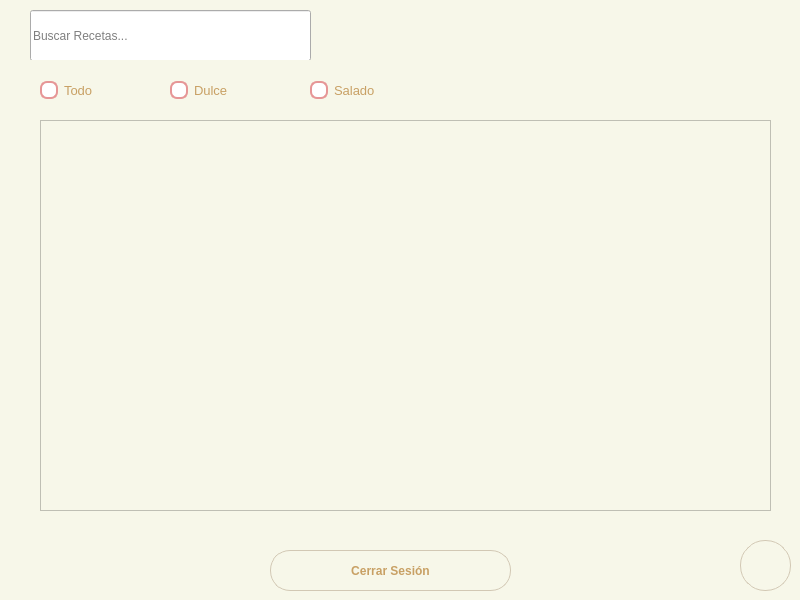
<?xml version="1.0" encoding="UTF-8"?>
<ui version="4.0">
 <class>MainWindow</class>
 <widget class="QMainWindow" name="MainWindow">
  <property name="geometry">
   <rect>
    <x>0</x>
    <y>0</y>
    <width>800</width>
    <height>600</height>
   </rect>
  </property>
  <property name="minimumSize">
   <size>
    <width>0</width>
    <height>36</height>
   </size>
  </property>
  <property name="palette">
   <palette>
    <active>
     <colorrole role="WindowText">
      <brush brushstyle="SolidPattern">
       <color alpha="255">
        <red>0</red>
        <green>0</green>
        <blue>0</blue>
       </color>
      </brush>
     </colorrole>
     <colorrole role="Button">
      <brush brushstyle="SolidPattern">
       <color alpha="255">
        <red>240</red>
        <green>255</green>
        <blue>253</blue>
       </color>
      </brush>
     </colorrole>
     <colorrole role="Light">
      <brush brushstyle="SolidPattern">
       <color alpha="255">
        <red>255</red>
        <green>255</green>
        <blue>255</blue>
       </color>
      </brush>
     </colorrole>
     <colorrole role="Midlight">
      <brush brushstyle="SolidPattern">
       <color alpha="255">
        <red>247</red>
        <green>255</green>
        <blue>254</blue>
       </color>
      </brush>
     </colorrole>
     <colorrole role="Dark">
      <brush brushstyle="SolidPattern">
       <color alpha="255">
        <red>120</red>
        <green>127</green>
        <blue>126</blue>
       </color>
      </brush>
     </colorrole>
     <colorrole role="Mid">
      <brush brushstyle="SolidPattern">
       <color alpha="255">
        <red>160</red>
        <green>170</green>
        <blue>169</blue>
       </color>
      </brush>
     </colorrole>
     <colorrole role="Text">
      <brush brushstyle="SolidPattern">
       <color alpha="255">
        <red>0</red>
        <green>0</green>
        <blue>0</blue>
       </color>
      </brush>
     </colorrole>
     <colorrole role="BrightText">
      <brush brushstyle="SolidPattern">
       <color alpha="255">
        <red>255</red>
        <green>255</green>
        <blue>255</blue>
       </color>
      </brush>
     </colorrole>
     <colorrole role="ButtonText">
      <brush brushstyle="SolidPattern">
       <color alpha="255">
        <red>0</red>
        <green>0</green>
        <blue>0</blue>
       </color>
      </brush>
     </colorrole>
     <colorrole role="Base">
      <brush brushstyle="SolidPattern">
       <color alpha="255">
        <red>255</red>
        <green>255</green>
        <blue>255</blue>
       </color>
      </brush>
     </colorrole>
     <colorrole role="Window">
      <brush brushstyle="SolidPattern">
       <color alpha="255">
        <red>240</red>
        <green>255</green>
        <blue>253</blue>
       </color>
      </brush>
     </colorrole>
     <colorrole role="Shadow">
      <brush brushstyle="SolidPattern">
       <color alpha="255">
        <red>0</red>
        <green>0</green>
        <blue>0</blue>
       </color>
      </brush>
     </colorrole>
     <colorrole role="Link">
      <brush brushstyle="SolidPattern">
       <color alpha="255">
        <red>157</red>
        <green>159</green>
        <blue>255</blue>
       </color>
      </brush>
     </colorrole>
     <colorrole role="AlternateBase">
      <brush brushstyle="SolidPattern">
       <color alpha="255">
        <red>247</red>
        <green>255</green>
        <blue>254</blue>
       </color>
      </brush>
     </colorrole>
     <colorrole role="ToolTipBase">
      <brush brushstyle="SolidPattern">
       <color alpha="255">
        <red>255</red>
        <green>255</green>
        <blue>220</blue>
       </color>
      </brush>
     </colorrole>
     <colorrole role="ToolTipText">
      <brush brushstyle="SolidPattern">
       <color alpha="255">
        <red>0</red>
        <green>0</green>
        <blue>0</blue>
       </color>
      </brush>
     </colorrole>
    </active>
    <inactive>
     <colorrole role="WindowText">
      <brush brushstyle="SolidPattern">
       <color alpha="255">
        <red>0</red>
        <green>0</green>
        <blue>0</blue>
       </color>
      </brush>
     </colorrole>
     <colorrole role="Button">
      <brush brushstyle="SolidPattern">
       <color alpha="255">
        <red>240</red>
        <green>255</green>
        <blue>253</blue>
       </color>
      </brush>
     </colorrole>
     <colorrole role="Light">
      <brush brushstyle="SolidPattern">
       <color alpha="255">
        <red>255</red>
        <green>255</green>
        <blue>255</blue>
       </color>
      </brush>
     </colorrole>
     <colorrole role="Midlight">
      <brush brushstyle="SolidPattern">
       <color alpha="255">
        <red>247</red>
        <green>255</green>
        <blue>254</blue>
       </color>
      </brush>
     </colorrole>
     <colorrole role="Dark">
      <brush brushstyle="SolidPattern">
       <color alpha="255">
        <red>120</red>
        <green>127</green>
        <blue>126</blue>
       </color>
      </brush>
     </colorrole>
     <colorrole role="Mid">
      <brush brushstyle="SolidPattern">
       <color alpha="255">
        <red>160</red>
        <green>170</green>
        <blue>169</blue>
       </color>
      </brush>
     </colorrole>
     <colorrole role="Text">
      <brush brushstyle="SolidPattern">
       <color alpha="255">
        <red>0</red>
        <green>0</green>
        <blue>0</blue>
       </color>
      </brush>
     </colorrole>
     <colorrole role="BrightText">
      <brush brushstyle="SolidPattern">
       <color alpha="255">
        <red>255</red>
        <green>255</green>
        <blue>255</blue>
       </color>
      </brush>
     </colorrole>
     <colorrole role="ButtonText">
      <brush brushstyle="SolidPattern">
       <color alpha="255">
        <red>0</red>
        <green>0</green>
        <blue>0</blue>
       </color>
      </brush>
     </colorrole>
     <colorrole role="Base">
      <brush brushstyle="SolidPattern">
       <color alpha="255">
        <red>255</red>
        <green>255</green>
        <blue>255</blue>
       </color>
      </brush>
     </colorrole>
     <colorrole role="Window">
      <brush brushstyle="SolidPattern">
       <color alpha="255">
        <red>240</red>
        <green>255</green>
        <blue>253</blue>
       </color>
      </brush>
     </colorrole>
     <colorrole role="Shadow">
      <brush brushstyle="SolidPattern">
       <color alpha="255">
        <red>0</red>
        <green>0</green>
        <blue>0</blue>
       </color>
      </brush>
     </colorrole>
     <colorrole role="Link">
      <brush brushstyle="SolidPattern">
       <color alpha="255">
        <red>157</red>
        <green>159</green>
        <blue>255</blue>
       </color>
      </brush>
     </colorrole>
     <colorrole role="AlternateBase">
      <brush brushstyle="SolidPattern">
       <color alpha="255">
        <red>247</red>
        <green>255</green>
        <blue>254</blue>
       </color>
      </brush>
     </colorrole>
     <colorrole role="ToolTipBase">
      <brush brushstyle="SolidPattern">
       <color alpha="255">
        <red>255</red>
        <green>255</green>
        <blue>220</blue>
       </color>
      </brush>
     </colorrole>
     <colorrole role="ToolTipText">
      <brush brushstyle="SolidPattern">
       <color alpha="255">
        <red>0</red>
        <green>0</green>
        <blue>0</blue>
       </color>
      </brush>
     </colorrole>
    </inactive>
    <disabled>
     <colorrole role="WindowText">
      <brush brushstyle="SolidPattern">
       <color alpha="255">
        <red>120</red>
        <green>127</green>
        <blue>126</blue>
       </color>
      </brush>
     </colorrole>
     <colorrole role="Button">
      <brush brushstyle="SolidPattern">
       <color alpha="255">
        <red>240</red>
        <green>255</green>
        <blue>253</blue>
       </color>
      </brush>
     </colorrole>
     <colorrole role="Light">
      <brush brushstyle="SolidPattern">
       <color alpha="255">
        <red>255</red>
        <green>255</green>
        <blue>255</blue>
       </color>
      </brush>
     </colorrole>
     <colorrole role="Midlight">
      <brush brushstyle="SolidPattern">
       <color alpha="255">
        <red>247</red>
        <green>255</green>
        <blue>254</blue>
       </color>
      </brush>
     </colorrole>
     <colorrole role="Dark">
      <brush brushstyle="SolidPattern">
       <color alpha="255">
        <red>120</red>
        <green>127</green>
        <blue>126</blue>
       </color>
      </brush>
     </colorrole>
     <colorrole role="Mid">
      <brush brushstyle="SolidPattern">
       <color alpha="255">
        <red>160</red>
        <green>170</green>
        <blue>169</blue>
       </color>
      </brush>
     </colorrole>
     <colorrole role="Text">
      <brush brushstyle="SolidPattern">
       <color alpha="255">
        <red>120</red>
        <green>127</green>
        <blue>126</blue>
       </color>
      </brush>
     </colorrole>
     <colorrole role="BrightText">
      <brush brushstyle="SolidPattern">
       <color alpha="255">
        <red>255</red>
        <green>255</green>
        <blue>255</blue>
       </color>
      </brush>
     </colorrole>
     <colorrole role="ButtonText">
      <brush brushstyle="SolidPattern">
       <color alpha="255">
        <red>120</red>
        <green>127</green>
        <blue>126</blue>
       </color>
      </brush>
     </colorrole>
     <colorrole role="Base">
      <brush brushstyle="SolidPattern">
       <color alpha="255">
        <red>240</red>
        <green>255</green>
        <blue>253</blue>
       </color>
      </brush>
     </colorrole>
     <colorrole role="Window">
      <brush brushstyle="SolidPattern">
       <color alpha="255">
        <red>240</red>
        <green>255</green>
        <blue>253</blue>
       </color>
      </brush>
     </colorrole>
     <colorrole role="Shadow">
      <brush brushstyle="SolidPattern">
       <color alpha="255">
        <red>0</red>
        <green>0</green>
        <blue>0</blue>
       </color>
      </brush>
     </colorrole>
     <colorrole role="Link">
      <brush brushstyle="SolidPattern">
       <color alpha="255">
        <red>157</red>
        <green>159</green>
        <blue>255</blue>
       </color>
      </brush>
     </colorrole>
     <colorrole role="AlternateBase">
      <brush brushstyle="SolidPattern">
       <color alpha="255">
        <red>240</red>
        <green>255</green>
        <blue>253</blue>
       </color>
      </brush>
     </colorrole>
     <colorrole role="ToolTipBase">
      <brush brushstyle="SolidPattern">
       <color alpha="255">
        <red>255</red>
        <green>255</green>
        <blue>220</blue>
       </color>
      </brush>
     </colorrole>
     <colorrole role="ToolTipText">
      <brush brushstyle="SolidPattern">
       <color alpha="255">
        <red>0</red>
        <green>0</green>
        <blue>0</blue>
       </color>
      </brush>
     </colorrole>
    </disabled>
   </palette>
  </property>
  <property name="windowTitle">
   <string>MainWindow</string>
  </property>
  <widget class="QWidget" name="centralwidget">
   <layout class="QHBoxLayout" name="horizontalLayout">
    <property name="leftMargin">
     <number>0</number>
    </property>
    <property name="topMargin">
     <number>0</number>
    </property>
    <property name="rightMargin">
     <number>0</number>
    </property>
    <property name="bottomMargin">
     <number>0</number>
    </property>
    <item>
     <widget class="QFrame" name="frame">
      <property name="styleSheet">
       <string notr="true">QWidget {
	background-color: rgb(247, 247, 233)
    background-image: url(:/imagenes/fondo.png);
    background-repeat: no-repeat;
    background-position: center;
    background-attachment: fixed;
    background-size: cover;
}</string>
      </property>
      <property name="frameShape">
       <enum>QFrame::NoFrame</enum>
      </property>
      <layout class="QVBoxLayout" name="verticalLayout_2" stretch="1,8,1">
       <property name="spacing">
        <number>0</number>
       </property>
       <property name="leftMargin">
        <number>0</number>
       </property>
       <property name="topMargin">
        <number>0</number>
       </property>
       <property name="rightMargin">
        <number>0</number>
       </property>
       <property name="bottomMargin">
        <number>0</number>
       </property>
       <item>
        <widget class="QFrame" name="frame_botones">
         <property name="styleSheet">
          <string notr="true">QFrame{
background-color: rgb(247, 247, 233) ;
}
QPushButton{
background-color:#000000ff;
border-radius:25px;
}
QPushButton:hover{
background-color:rgb(230, 225, 210);
border-radius:25px;
}
</string>
         </property>
         <property name="frameShape">
          <enum>QFrame::NoFrame</enum>
         </property>
         <widget class="QPushButton" name="botonSalir">
          <property name="geometry">
           <rect>
            <x>740</x>
            <y>10</y>
            <width>51</width>
            <height>51</height>
           </rect>
          </property>
          <property name="minimumSize">
           <size>
            <width>40</width>
            <height>40</height>
           </size>
          </property>
          <property name="text">
           <string/>
          </property>
          <property name="icon">
           <iconset>
            <normaloff>icono-salir.png</normaloff>icono-salir.png</iconset>
          </property>
         </widget>
         <widget class="QPushButton" name="botonRegresar">
          <property name="geometry">
           <rect>
            <x>680</x>
            <y>10</y>
            <width>51</width>
            <height>51</height>
           </rect>
          </property>
          <property name="minimumSize">
           <size>
            <width>40</width>
            <height>40</height>
           </size>
          </property>
          <property name="text">
           <string/>
          </property>
          <property name="icon">
           <iconset>
            <normaloff>icono-atras.png</normaloff>icono-atras.png</iconset>
          </property>
          <property name="iconSize">
           <size>
            <width>30</width>
            <height>30</height>
           </size>
          </property>
         </widget>
         <widget class="QLineEdit" name="cajaBusqueda">
          <property name="geometry">
           <rect>
            <x>30</x>
            <y>10</y>
            <width>281</width>
            <height>51</height>
           </rect>
          </property>
          <property name="minimumSize">
           <size>
            <width>0</width>
            <height>36</height>
           </size>
          </property>
          <property name="placeholderText">
           <string>Buscar Recetas...</string>
          </property>
         </widget>
        </widget>
       </item>
       <item>
        <widget class="QFrame" name="frame_buscar">
         <property name="styleSheet">
          <string notr="true">QFrame{ background-color: rgb(247, 247, 233) ; }
QRadioButton {
    color: rgb(200, 160, 100);      
}

QRadioButton::indicator {
    width: 14px;
    height: 14px;
    border-radius: 7px;
    border: 2px solid rgb(230, 150, 150);
    background-color: rgb(255, 255, 255);
}

QRadioButton::indicator:checked {
    border: 2px solid rgb(220, 100, 100);
}

</string>
         </property>
         <property name="frameShape">
          <enum>QFrame::NoFrame</enum>
         </property>
         <widget class="QRadioButton" name="botonTodo">
          <property name="geometry">
           <rect>
            <x>40</x>
            <y>10</y>
            <width>101</width>
            <height>41</height>
           </rect>
          </property>
          <property name="font">
           <font>
            <pointsize>10</pointsize>
            <weight>50</weight>
            <bold>false</bold>
           </font>
          </property>
          <property name="text">
           <string>Todo</string>
          </property>
         </widget>
         <widget class="QRadioButton" name="botonDulce">
          <property name="geometry">
           <rect>
            <x>170</x>
            <y>10</y>
            <width>101</width>
            <height>41</height>
           </rect>
          </property>
          <property name="font">
           <font>
            <pointsize>10</pointsize>
           </font>
          </property>
          <property name="text">
           <string>Dulce</string>
          </property>
         </widget>
         <widget class="QRadioButton" name="botonSalado">
          <property name="geometry">
           <rect>
            <x>310</x>
            <y>10</y>
            <width>101</width>
            <height>41</height>
           </rect>
          </property>
          <property name="font">
           <font>
            <pointsize>10</pointsize>
           </font>
          </property>
          <property name="text">
           <string>Salado</string>
          </property>
         </widget>
         <widget class="QListWidget" name="listaRecetas">
          <property name="geometry">
           <rect>
            <x>40</x>
            <y>60</y>
            <width>731</width>
            <height>391</height>
           </rect>
          </property>
         </widget>
        </widget>
       </item>
       <item>
        <widget class="QFrame" name="frame_otros">
         <property name="font">
          <font>
           <underline>false</underline>
          </font>
         </property>
         <property name="styleSheet">
          <string notr="true">QFrame {
    background-color: rgb(247, 247, 233);
}
QPushButton {
    background-color: rgb(247, 247, 233);  
    color: rgb(200, 160, 100);                 
    border-radius: 20px;
    padding: 8px 16px;
    font-weight: bold;
    border: 1px solid rgb(210, 200, 180);  
}

QPushButton:hover {
    background-color: rgb(240, 235, 220);  
	color: rgb(230, 225, 210);
}

QPushButton:pressed {
    background-color: rgb(220, 215, 200);  
}</string>
         </property>
         <property name="frameShape">
          <enum>QFrame::NoFrame</enum>
         </property>
         <widget class="QPushButton" name="botonInfo">
          <property name="geometry">
           <rect>
            <x>740</x>
            <y>0</y>
            <width>51</width>
            <height>51</height>
           </rect>
          </property>
          <property name="minimumSize">
           <size>
            <width>40</width>
            <height>40</height>
           </size>
          </property>
          <property name="styleSheet">
           <string notr="true">QFrame{
background-color: rgb(247, 247, 233) ;
}
QPushButton{
background-color:#000000ff;
border-radius:25px;
}
QPushButton:hover{
background-color:rgb(230, 225, 210);
border-radius:25px;
}</string>
          </property>
          <property name="text">
           <string/>
          </property>
          <property name="icon">
           <iconset>
            <normaloff>icono-informacion.png</normaloff>icono-informacion.png</iconset>
          </property>
         </widget>
         <widget class="QPushButton" name="botonCerrarS">
          <property name="geometry">
           <rect>
            <x>270</x>
            <y>10</y>
            <width>241</width>
            <height>41</height>
           </rect>
          </property>
          <property name="font">
           <font>
            <weight>75</weight>
            <bold>true</bold>
           </font>
          </property>
          <property name="styleSheet">
           <string notr="true"/>
          </property>
          <property name="text">
           <string>Cerrar Sesión</string>
          </property>
         </widget>
        </widget>
       </item>
      </layout>
     </widget>
    </item>
   </layout>
  </widget>
  <action name="actionBuscar">
   <property name="icon">
    <iconset>
     <normaloff>icono-buscar.png</normaloff>icono-buscar.png</iconset>
   </property>
   <property name="text">
    <string>Buscar</string>
   </property>
  </action>
 </widget>
 <resources/>
 <connections/>
</ui>
